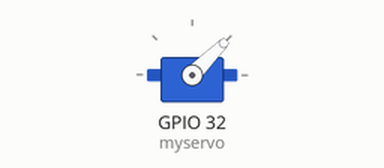
Simulated run of this sketch. Board: ESP32. Shown: servo.

Above: at 0.05 s.
At 2.1 s:
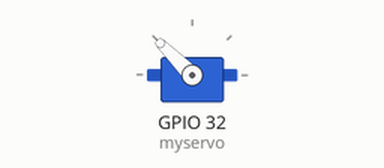
At 4.2 s:
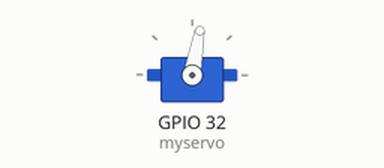
At 8.3 s:
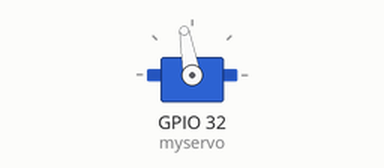
Timing chart, 0 to 10.8 s (numbered marks = the images above):
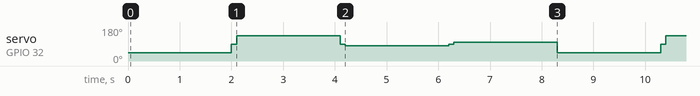

Measured:
- by itself, servo on GPIO 32 (myservo): repeats every 8.3 s: 135° 2.0 s, 90° 0.10 s, 80° 2.0 s, 90° 0.10 s, 100° 2.0 s, 45° 2.0 s, 90° 0.10 s

The sketch:

MEGA2560_continuous_rotation_servo.ino
```cpp
/*
   Arduino MEGA 2560 Pro shield with continuous rotation servo
   Byala Robots Club
   Author A.Anchev
*/

#include <Servo.h>
Servo myservo;

// ============== SETUP =================
void setup()
{
  myservo.attach(32);
}

// ============= LOOP =================
void loop()
{
  myservo.write(45);                  // rotate counterclockwise full speed
  delay(2000);
  myservo.write(90);                  // stop
  delay(100);
  myservo.write(135);                 // rotate clockwise full speed
  delay(2000);
  myservo.write(90);                  // stop
  delay(100);
  myservo.write(80);                  // rotate very slowly counterclockwise
  delay(2000);
  myservo.write(90);                  // stop
  delay(100);
  myservo.write(100);                 // rotate very slowly clockwise
  delay(2000);
}
```
